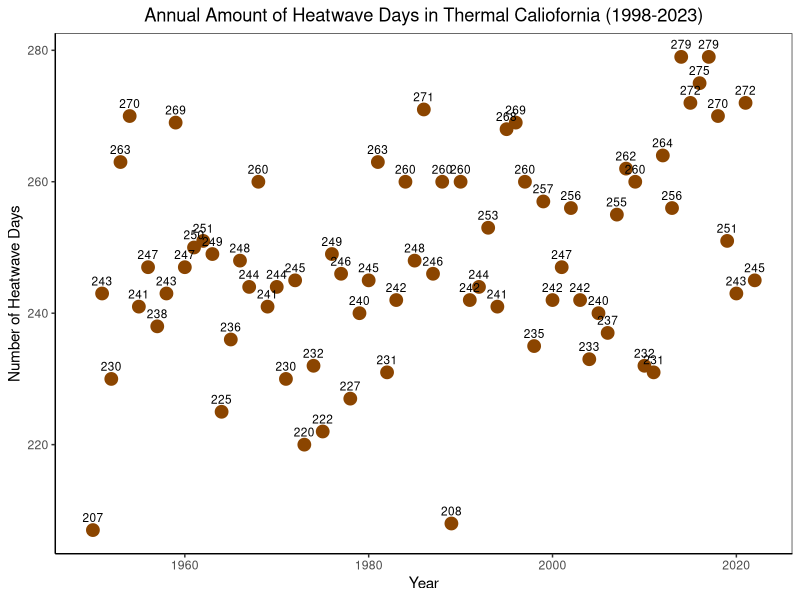

Write R code to recreate this figure. (Note: this script raises an error after producing the figure.)
## ---- chunk 1
knitr::opts_chunk$set(echo = TRUE)

library(lubridate)
library(tidyverse)
## ---- chunk 2
clim <- read.table("thermal_precip_temp.csv", fill=TRUE, sep=',', header=T) # read in the data

head(clim) #this lets us look at our data table in the Rmarkdown rather than having to navigate to the data table in the environment

climtidy <- clim %>% 
  select(DATE, PRCP, TMAX, TMIN) %>% # selected the columns I want to keep which include date, precipitation, temperature max, and temperature minimum
  mutate(DATE = mdy(DATE)) %>% # converts the date column into the 'date' class
  mutate(YEAR = year(DATE)) # Create new column with just the year in it


## ---- chunk 3
heatwavedays <- climtidy %>% 
  mutate(HEATWAVE = ifelse(clim$TMAX >= 80, 1, 0)) %>% # created a new column that puts a 1 down if temp was 80F or higher, and a 0 for all other temperatures. If different heatwave threshold is selected, change the 80 to the new heatwave threshold
  drop_na() # remove NA values
  
  
## ---- chunk 4
# look at data in a chart

heatwavedaystidy <- heatwavedays %>% 
  select(YEAR, HEATWAVE) %>% # pull out only year and heatwave columns
  group_by(YEAR) %>% # have r recognize that the data can be organized into years
  summarise(across(c(HEATWAVE), # add up the number of days a heat wave has occurred in each year
                   list(sum = sum)))

heatwavedaystidy # view table
## ---- chunk 5
# visualize heatwave days in a graph

ggplot(heatwavedaystidy, aes(x = YEAR, y = HEATWAVE_sum)) +
  geom_point(color = "darkorange4", size = 4) +
  geom_text(mapping = aes (label = HEATWAVE_sum), 
            position = position_dodge(width = 0.9), 
            cex = 3, 
            vjust = -0.9) +
  labs(y = "Number of Heatwave Days",
       x = "Year",
       title = "Annual Amount of Heatwave Days in Thermal Caliofornia (1998-2023)") + 
  theme_bw() + 
  theme(plot.title = element_text(hjust = 0.5),
        panel.grid.major = element_blank(),
        panel.grid.minor = element_blank(),
        axis.line = element_line(color = "black"))


## ---- chunk 6

clim$heatwave = ifelse(clim$TMAX >= 80, 1, 0)
clim.wfrdata = clim %>% group_by(year(date)) %>% summarize(ndayfr=sum(heatwave))
clim.wfrdata$dt = unique(year(date))

ggplot(clim.wfrdata, aes(dt, ndayfr))+geom_point()+labs(y="Number of Heatwave Days")
## ---- chunk 7

format(as.Date(clim$DATE, format="%m/%d/%Y"),"%Y")


clim$heatwavedays = ifelse(clim$TMAX >= 80, 1, 0)



clim.heatwavedata = clim %>% group_by(year(date)) %>% summarize(ndayfr=sum(heatwavedays))


ggplot(clim.wfrdata, aes(date, ndayfr))+geom_point()+labs(y="Number of Heatwave Days")
## ---- chunk 8
clim.pk = clim %>% group_by(year(date)) %>% summarize(hotday=max(TMAX))
clim.pk$dt = unique(year(date))

ggplot(clim.pk, aes(dt, hotday))+geom_point()+labs(y="Hottest Day in the Year")
## ---- chunk 9
clim$flood = ifelse(clim$PRCP >= 1, 1, 0)
nyrs=length(unique(year(date)))

retper=(nyrs+1)/sum(clim$flood,na.rm=TRUE)

retper
